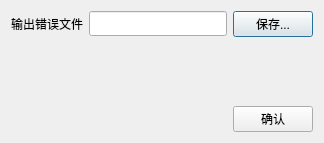
<?xml version="1.0" encoding="UTF-8"?>
<ui version="4.0">
 <class>ipfModelerProjectionCheckDialog</class>
 <widget class="QDialog" name="ipfModelerProjectionCheckDialog">
  <property name="geometry">
   <rect>
    <x>0</x>
    <y>0</y>
    <width>324</width>
    <height>143</height>
   </rect>
  </property>
  <property name="windowTitle">
   <string>栅格投影检查</string>
  </property>
  <layout class="QVBoxLayout" name="verticalLayout">
   <item>
    <layout class="QHBoxLayout" name="horizontalLayout_4">
     <item>
      <widget class="QLabel" name="label_4">
       <property name="minimumSize">
        <size>
         <width>60</width>
         <height>25</height>
        </size>
       </property>
       <property name="text">
        <string>输出错误文件</string>
       </property>
      </widget>
     </item>
     <item>
      <widget class="QLineEdit" name="lineEdit">
       <property name="minimumSize">
        <size>
         <width>0</width>
         <height>25</height>
        </size>
       </property>
      </widget>
     </item>
     <item>
      <widget class="QPushButton" name="pushButton_2">
       <property name="minimumSize">
        <size>
         <width>75</width>
         <height>25</height>
        </size>
       </property>
       <property name="text">
        <string>保存...</string>
       </property>
      </widget>
     </item>
    </layout>
   </item>
   <item>
    <spacer name="verticalSpacer">
     <property name="orientation">
      <enum>Qt::Vertical</enum>
     </property>
     <property name="sizeHint" stdset="0">
      <size>
       <width>20</width>
       <height>40</height>
      </size>
     </property>
    </spacer>
   </item>
   <item>
    <layout class="QHBoxLayout" name="horizontalLayout">
     <item>
      <spacer name="horizontalSpacer">
       <property name="orientation">
        <enum>Qt::Horizontal</enum>
       </property>
       <property name="sizeHint" stdset="0">
        <size>
         <width>40</width>
         <height>20</height>
        </size>
       </property>
      </spacer>
     </item>
     <item>
      <widget class="QPushButton" name="pushButton">
       <property name="minimumSize">
        <size>
         <width>75</width>
         <height>25</height>
        </size>
       </property>
       <property name="text">
        <string>确认</string>
       </property>
      </widget>
     </item>
    </layout>
   </item>
  </layout>
 </widget>
 <layoutdefault spacing="6" margin="11"/>
 <resources/>
 <connections/>
</ui>
